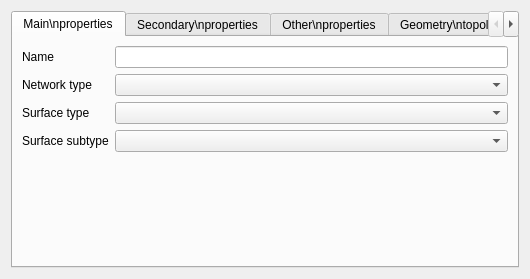
<?xml version="1.0" encoding="UTF-8"?>
<ui version="4.0">
 <class>Form_base3_ud</class>
 <widget class="QWidget" name="Form_base3_ud">
  <property name="geometry">
   <rect>
    <x>0</x>
    <y>0</y>
    <width>530</width>
    <height>279</height>
   </rect>
  </property>
  <property name="windowTitle">
   <string>Form</string>
  </property>
  <layout class="QVBoxLayout" name="verticalLayout_4">
   <item>
    <widget class="QTabWidget" name="tabWidget_surface">
     <property name="currentIndex">
      <number>0</number>
     </property>
     <widget class="QWidget" name="tab">
      <attribute name="title">
       <string>Main\nproperties</string>
      </attribute>
      <layout class="QGridLayout" name="gridLayout_2">
       <item row="5" column="1">
        <widget class="QComboBox" name="surfacesubtype"/>
       </item>
       <item row="5" column="0">
        <widget class="QLabel" name="label_3">
         <property name="text">
          <string>Surface subtype</string>
         </property>
        </widget>
       </item>
       <item row="2" column="1">
        <widget class="QComboBox" name="surfacetype"/>
       </item>
       <item row="2" column="0">
        <widget class="QLabel" name="label">
         <property name="text">
          <string>Surface type</string>
         </property>
        </widget>
       </item>
       <item row="6" column="0">
        <spacer name="verticalSpacer">
         <property name="orientation">
          <enum>Qt::Vertical</enum>
         </property>
         <property name="sizeHint" stdset="0">
          <size>
           <width>20</width>
           <height>40</height>
          </size>
         </property>
        </spacer>
       </item>
       <item row="1" column="0">
        <widget class="QLabel" name="label_8">
         <property name="text">
          <string>Network type</string>
         </property>
         <property name="wordWrap">
          <bool>true</bool>
         </property>
        </widget>
       </item>
       <item row="1" column="1">
        <widget class="QComboBox" name="networktype"/>
       </item>
       <item row="0" column="0">
        <widget class="QLabel" name="label_9">
         <property name="text">
          <string>Name</string>
         </property>
         <property name="wordWrap">
          <bool>true</bool>
         </property>
        </widget>
       </item>
       <item row="0" column="1">
        <widget class="QLineEdit" name="name"/>
       </item>
      </layout>
     </widget>
     <widget class="QWidget" name="tab_5">
      <attribute name="title">
       <string>Secondary\nproperties</string>
      </attribute>
      <layout class="QGridLayout" name="gridLayout_6">
       <item row="0" column="0">
        <widget class="QLabel" name="label_14">
         <property name="text">
          <string>Receiving environment</string>
         </property>
        </widget>
       </item>
       <item row="0" column="1">
        <widget class="QLineEdit" name="receivingenvironment"/>
       </item>
       <item row="1" column="0">
        <widget class="QLabel" name="label_15">
         <property name="text">
          <string>Flow control</string>
         </property>
        </widget>
       </item>
       <item row="1" column="1">
        <widget class="QLineEdit" name="flowcontrol"/>
       </item>
      </layout>
     </widget>
     <widget class="QWidget" name="tab_2">
      <attribute name="title">
       <string>Other\nproperties</string>
      </attribute>
      <layout class="QVBoxLayout" name="verticalLayout_5">
       <item>
        <widget class="QGroupBox" name="groupBox">
         <property name="title">
          <string>Flow condition</string>
         </property>
         <layout class="QGridLayout" name="gridLayout">
          <item row="0" column="0">
           <widget class="QLabel" name="label_4">
            <property name="text">
             <string>Inlet flow condition</string>
            </property>
           </widget>
          </item>
          <item row="0" column="1">
           <widget class="QComboBox" name="flowconditionupstream"/>
          </item>
          <item row="0" column="2">
           <widget class="QLabel" name="label_5">
            <property name="text">
             <string>Outlet flow condition</string>
            </property>
           </widget>
          </item>
          <item row="0" column="3">
           <widget class="QComboBox" name="flowconditiondownstream"/>
          </item>
          <item row="1" column="0">
           <widget class="QLabel" name="label_18">
            <property name="text">
             <string>Surface function</string>
            </property>
           </widget>
          </item>
          <item row="1" column="1">
           <widget class="QComboBox" name="systemfunction"/>
          </item>
         </layout>
        </widget>
       </item>
       <item>
        <widget class="QGroupBox" name="groupBox_2">
         <property name="title">
          <string> Simplified structural state</string>
         </property>
         <layout class="QVBoxLayout" name="verticalLayout_8">
          <item>
           <widget class="QTextBrowser" name="structuralstate">
            <property name="maximumSize">
             <size>
              <width>16777215</width>
              <height>60</height>
             </size>
            </property>
            <property name="readOnly">
             <bool>false</bool>
            </property>
           </widget>
          </item>
         </layout>
        </widget>
       </item>
       <item>
        <spacer name="verticalSpacer_2">
         <property name="orientation">
          <enum>Qt::Vertical</enum>
         </property>
         <property name="sizeHint" stdset="0">
          <size>
           <width>20</width>
           <height>40</height>
          </size>
         </property>
        </spacer>
       </item>
      </layout>
     </widget>
     <widget class="QWidget" name="tab_3">
      <attribute name="title">
       <string>Geometry\ntopology</string>
      </attribute>
      <layout class="QGridLayout" name="gridLayout_4">
       <item row="1" column="0">
        <widget class="QLabel" name="label_2">
         <property name="text">
          <string>Node link</string>
         </property>
        </widget>
       </item>
       <item row="1" column="1">
        <widget class="QFrame" name="frame_node">
         <property name="frameShape">
          <enum>QFrame::StyledPanel</enum>
         </property>
         <property name="frameShadow">
          <enum>QFrame::Raised</enum>
         </property>
         <layout class="QVBoxLayout" name="verticalLayout"/>
        </widget>
       </item>
       <item row="0" column="0" colspan="2">
        <widget class="QFrame" name="frame">
         <property name="frameShape">
          <enum>QFrame::StyledPanel</enum>
         </property>
         <property name="frameShadow">
          <enum>QFrame::Raised</enum>
         </property>
         <layout class="QGridLayout" name="gridLayout_3">
          <item row="0" column="3">
           <widget class="QLabel" name="label_11">
            <property name="text">
             <string>Length</string>
            </property>
           </widget>
          </item>
          <item row="0" column="2">
           <widget class="QToolButton" name="toolButton_width">
            <property name="text">
             <string>...</string>
            </property>
           </widget>
          </item>
          <item row="0" column="0">
           <widget class="QLabel" name="label_10">
            <property name="text">
             <string>Width</string>
            </property>
           </widget>
          </item>
          <item row="0" column="1">
           <widget class="QDoubleSpinBox" name="width">
            <property name="minimum">
             <double>-1.000000000000000</double>
            </property>
            <property name="maximum">
             <double>999999.000000000000000</double>
            </property>
           </widget>
          </item>
          <item row="0" column="5">
           <widget class="QToolButton" name="toolButton_lenght">
            <property name="text">
             <string>...</string>
            </property>
           </widget>
          </item>
          <item row="0" column="4">
           <widget class="QDoubleSpinBox" name="lenght">
            <property name="minimum">
             <double>-1.000000000000000</double>
            </property>
            <property name="maximum">
             <double>999999.000000000000000</double>
            </property>
           </widget>
          </item>
          <item row="1" column="0">
           <widget class="QLabel" name="label_12">
            <property name="text">
             <string>Depth</string>
            </property>
           </widget>
          </item>
          <item row="1" column="1">
           <widget class="QDoubleSpinBox" name="depth">
            <property name="minimum">
             <double>-1.000000000000000</double>
            </property>
            <property name="maximum">
             <double>999999.000000000000000</double>
            </property>
           </widget>
          </item>
          <item row="1" column="2">
           <widget class="QToolButton" name="toolButton_depth">
            <property name="text">
             <string>...</string>
            </property>
           </widget>
          </item>
          <item row="1" column="3">
           <widget class="QLabel" name="label_13">
            <property name="text">
             <string>Volume</string>
            </property>
           </widget>
          </item>
          <item row="1" column="4">
           <widget class="QDoubleSpinBox" name="volume">
            <property name="minimum">
             <double>-1.000000000000000</double>
            </property>
            <property name="maximum">
             <double>999999.000000000000000</double>
            </property>
           </widget>
          </item>
          <item row="1" column="5">
           <widget class="QToolButton" name="toolButton_volume">
            <property name="text">
             <string>...</string>
            </property>
           </widget>
          </item>
         </layout>
        </widget>
       </item>
      </layout>
     </widget>
     <widget class="QWidget" name="tab_4">
      <attribute name="title">
       <string>Management</string>
      </attribute>
      <layout class="QGridLayout" name="gridLayout_5">
       <item row="3" column="1">
        <widget class="QFrame" name="frame_operator">
         <property name="frameShape">
          <enum>QFrame::StyledPanel</enum>
         </property>
         <property name="frameShadow">
          <enum>QFrame::Raised</enum>
         </property>
         <layout class="QVBoxLayout" name="verticalLayout_3"/>
        </widget>
       </item>
       <item row="2" column="1">
        <widget class="QFrame" name="frame_owner">
         <property name="frameShape">
          <enum>QFrame::StyledPanel</enum>
         </property>
         <property name="frameShadow">
          <enum>QFrame::Raised</enum>
         </property>
         <layout class="QVBoxLayout" name="verticalLayout_2"/>
        </widget>
       </item>
       <item row="3" column="0">
        <widget class="QLabel" name="label_7">
         <property name="text">
          <string>Operator</string>
         </property>
        </widget>
       </item>
       <item row="0" column="0">
        <widget class="QLabel" name="label_19">
         <property name="text">
          <string>City</string>
         </property>
        </widget>
       </item>
       <item row="2" column="0">
        <widget class="QLabel" name="label_6">
         <property name="text">
          <string>Owner</string>
         </property>
        </widget>
       </item>
       <item row="1" column="0">
        <widget class="QLabel" name="label_20">
         <property name="text">
          <string>Adress</string>
         </property>
        </widget>
       </item>
       <item row="0" column="1">
        <widget class="QLineEdit" name="city"/>
       </item>
       <item row="1" column="1">
        <widget class="QLineEdit" name="streetname"/>
       </item>
       <item row="4" column="0" colspan="2">
        <spacer name="verticalSpacer_3">
         <property name="orientation">
          <enum>Qt::Vertical</enum>
         </property>
         <property name="sizeHint" stdset="0">
          <size>
           <width>20</width>
           <height>40</height>
          </size>
         </property>
        </spacer>
       </item>
      </layout>
     </widget>
    </widget>
   </item>
  </layout>
 </widget>
 <resources/>
 <connections/>
</ui>
